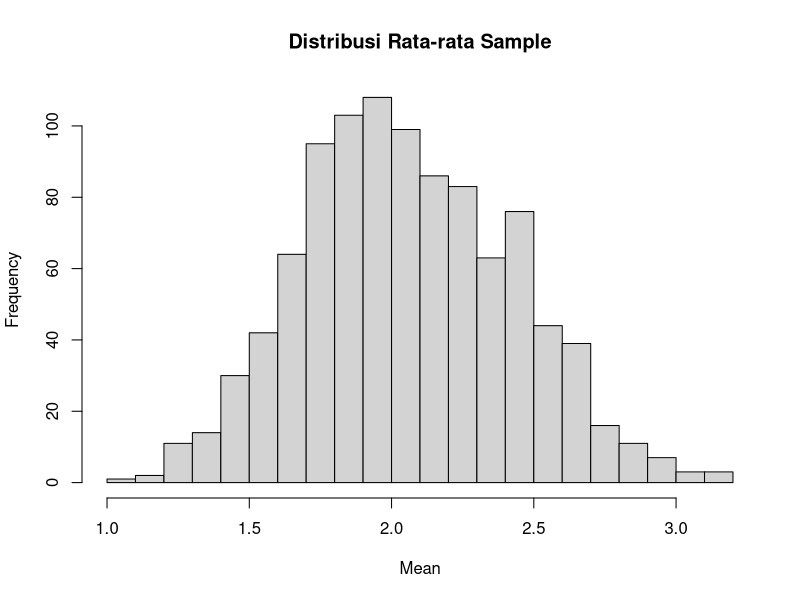

R code for this plot:
# Binomial distribution - probabilitas sukses/gagal dalam n percobaan 
a <- dbinom(7, size=10, prob=0.5)
print(a)

# Normal distribution - distribusi sejenis, bell shaped 
b <- pnorm(180, mean=170, sd=10) - pnorm(160, mean=170, sd=10)
print(b)

# kasus 1: koim
# lempar 10 kali, peluang kepala = 0.5
# hitung probabilitas tepat 7 kepala
c <- dbinom(7, size=10, prob=0.5)
print(c)
#probabilitas 7 kepala atau lebih
d <- sum(dbinom(7:10, size=10, prob=0.5))
print(d)

# kasus 2: dadu
# Lempar dadu 6 sisi 5 kali, hitung peluang muncul angka 6 tepat 2 kali
e <- dbinom(2, size=5, prob=1/6)
print(e)

# Area under Normal Curve
# Kasus: Tinggi badan rata-rata 170 cm, sd 10 cm, hitung peluang tinggi antara 160–180 cm
f <- pnorm(180, mean=170, sd=10) - pnorm(160, mean=170, sd=10)
print(f)

# Simulasi Sampling & Plot Distribusi Mean Sample
# Langkah:
# Ambil populasi (misal eksponensial)
# Ambil sample berulang
# Hitung rata-rata tiap sample
# Plot distribusi rata-rata
set.seed(123)
pop <- rexp(1000, rate=0.5)  # populasi eksponensial
sample_means <- replicate(1000, mean(sample(pop, 30, replace=TRUE)))
hist(sample_means, breaks=30, main="Distribusi Rata-rata Sample", xlab="Mean")
